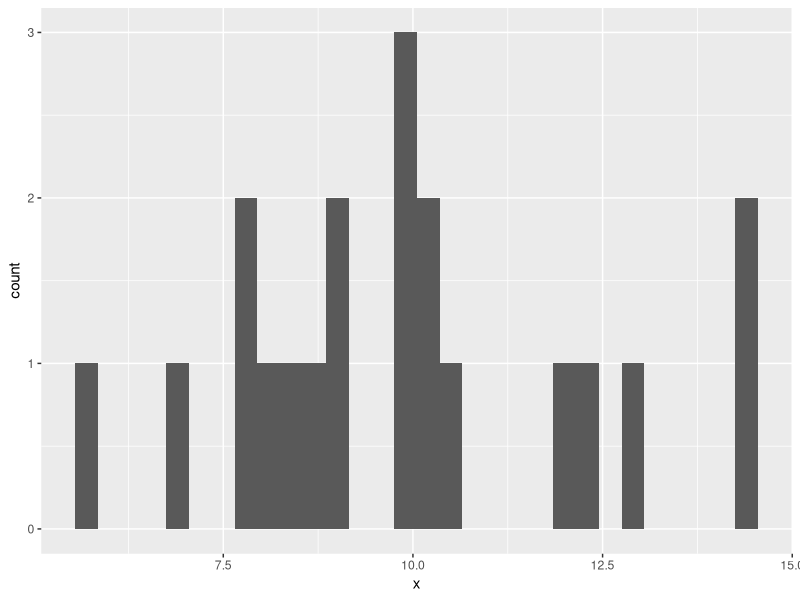
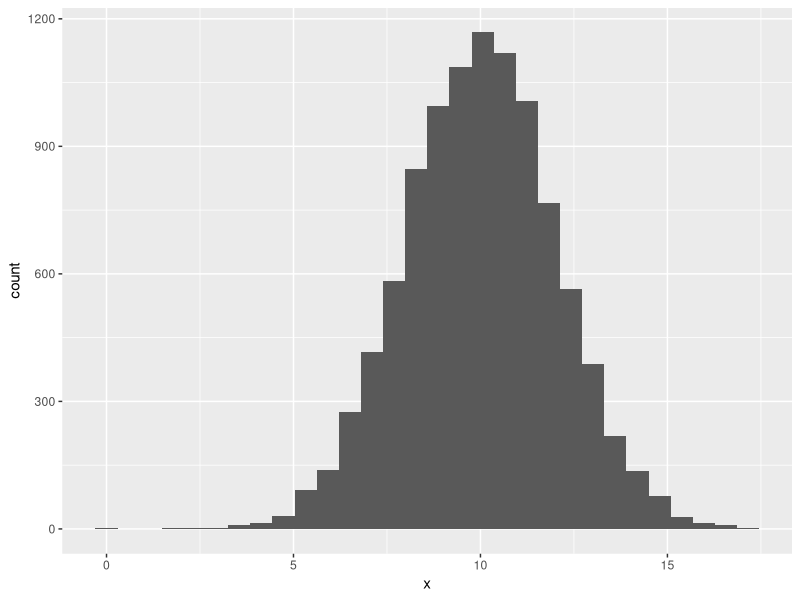
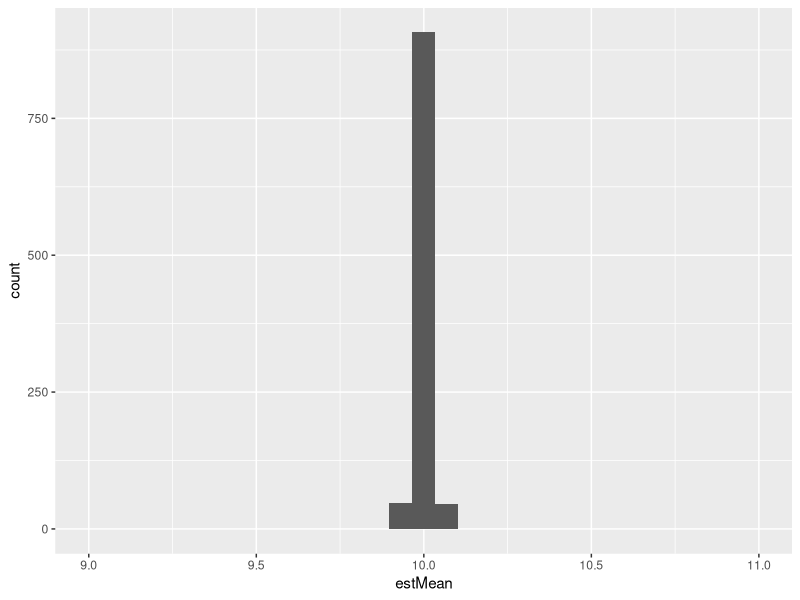

The R script that drew these images, in order:
##############################
## Problem set 2, Problem 1 ##
##############################

# install.packages(c('ggplot2', 'dplyr'))
library(ggplot2)
library(dplyr)

# a)
# Simulate 100 draws from a normal distribution with parameters
# mu = 10, sigma^2 = 4
# rnorm accepts a parameter sd (standard deviation, i.e. the square root of the variance).
# To draw from N(10, 4) we call rnorm(n, mean = 10, sd = 2) and NOT rnorm(n, mean = 10, sd = 4)


x <- rnorm(n = 20, mean = 10, sd = 2)
ggplot(data = data.frame(x), aes(x = x)) + geom_histogram()


# b)

x <- rnorm(n = 10000, mean = 10, sd = 2)
ggplot(data = data.frame(x), aes(x = x)) + geom_histogram()

# c)

n <- 10000
R <- 1000

x <- rnorm(n * R, mean = 10, sd = 2)

simData <- data.frame(x = x, r = rep(1:R, each = n))
# simData

groupedBySimIndex <- group_by(simData, r)
groupedBySimIndex
estimatedMeans <- summarise(groupedBySimIndex, estMean = mean(x))
estimatedMeans

summary(estimatedMeans$estMean)

ggplot(data = estimatedMeans, aes(x = estMean)) + geom_histogram() + xlim(c(9, 11))
